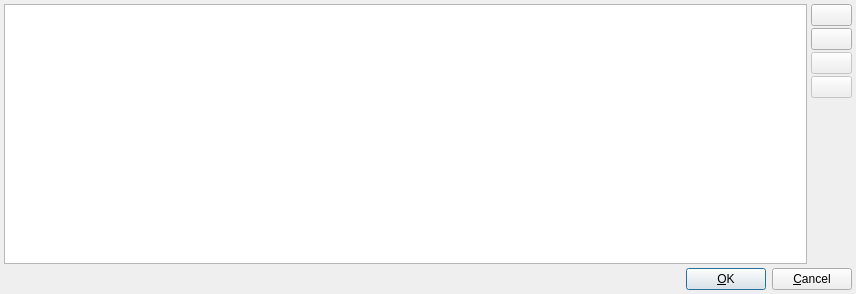
<?xml version="1.0" encoding="UTF-8"?>
<ui version="4.0" stdsetdef="1">
  <author></author>
  <comment>  Copyright 2017 Google Inc.
 Licensed under the Apache License, Version 2.0 (the &quot;License&quot;);
 you may not use this file except in compliance with the License.
 You may obtain a copy of the License at
 http://www.apache.org/licenses/LICENSE-2.0
 Unless required by applicable law or agreed to in writing, software
 distributed under the License is distributed on an &quot;AS IS&quot; BASIS,
 WITHOUT WARRANTIES OR CONDITIONS OF ANY KIND, either express or implied.
 See the License for the specific language governing permissions and
 limitations under the License.
</comment>
  <exportmacro></exportmacro>
  <class>PublisherBase</class>
  <widget class="QDialog" name="PublisherBase">
    <property name="geometry">
      <rect>
        <x>0</x>
        <y>0</y>
        <width>856</width>
        <height>294</height>
      </rect>
    </property>
    <property name="windowTitle">
      <string>Server Associations Manager</string>
    </property>
    <layout class="QGridLayout">
      <property name="margin">
        <number>4</number>
      </property>
      <property name="spacing">
        <number>4</number>
      </property>
      <item row="0" column="0">
        <widget class="QTableView" name="server_combination_table">
          <property name="showGrid">
            <bool>false</bool>
          </property>
          <column>
            <property name="text">
              <string>Nickname</string>
            </property>
            <property name="pixmap">
              <pixmap/>
            </property>
          </column>
          <column>
            <property name="text">
              <string>Stream URL</string>
            </property>
            <property name="pixmap">
              <pixmap/>
            </property>
          </column>
          <column>
            <property name="text">
              <string>CA cert</string>
            </property>
            <property name="pixmap">
              <pixmap/>
            </property>
          </column>
          <column>
            <property name="text">
              <string>Insecure SSL</string>
            </property>
            <property name="pixmap">
              <pixmap/>
            </property>
          </column>
        </widget>
      </item>
      <item row="1" column="0" rowspan="1" colspan="2">
        <layout class="QHBoxLayout">
          <item>
            <spacer name="spacer9">
              <property name="sizeHint">
                <size>
                  <width>298</width>
                  <height>21</height>
                </size>
              </property>
              <property name="sizeType">
                <enum>QSizePolicy::Expanding</enum>
              </property>
              <property name="orientation">
                <enum>Qt::Horizontal</enum>
              </property>
            </spacer>
          </item>
          <item>
            <widget class="QPushButton" name="ok_btn">
              <property name="text">
                <string>&amp;OK</string>
              </property>
              <property name="shortcut">
                <string>Alt+O</string>
              </property>
              <property name="default">
                <bool>true</bool>
              </property>
            </widget>
          </item>
          <item>
            <widget class="QPushButton" name="cancel_btn">
              <property name="text">
                <string>&amp;Cancel</string>
              </property>
              <property name="shortcut">
                <string>Alt+C</string>
              </property>
            </widget>
          </item>
        </layout>
      </item>
      <item row="0" column="1">
        <layout class="QVBoxLayout">
          <property name="margin">
            <number>0</number>
          </property>
          <property name="spacing">
            <number>2</number>
          </property>
          <item>
            <widget class="QPushButton" name="add_btn">
              <property name="text">
                <string/>
              </property>
              <property name="icon">
                <pixmap>filenew</pixmap>
              </property>
              <property name="shortcut">
                <string/>
              </property>
              <property name="toolTip" stdset="0">
                <string>Create a new Server Association</string>
              </property>
            </widget>
          </item>
          <item>
            <widget class="QPushButton" name="delete_btn">
              <property name="text">
                <string/>
              </property>
              <property name="icon">
                <pixmap>editdelete.png</pixmap>
              </property>
              <property name="shortcut">
                <string/>
              </property>
            </widget>
          </item>
          <item>
            <widget class="QPushButton" name="move_up_btn">
              <property name="enabled">
                <bool>false</bool>
              </property>
              <property name="text">
                <string/>
              </property>
              <property name="icon">
                <pixmap>up.png</pixmap>
              </property>
              <property name="toolTip" stdset="0">
                <string>Move Filter Up</string>
              </property>
            </widget>
          </item>
          <item>
            <widget class="QPushButton" name="move_down_btn">
              <property name="enabled">
                <bool>false</bool>
              </property>
              <property name="text">
                <string/>
              </property>
              <property name="icon">
                <pixmap>down.png</pixmap>
              </property>
              <property name="toolTip" stdset="0">
                <string>Move Filter Down</string>
              </property>
            </widget>
          </item>
          <item>
            <spacer name="spacer127">
              <property name="sizeHint">
                <size>
                  <width>41</width>
                  <height>40</height>
                </size>
              </property>
              <property name="sizeType">
                <enum>QSizePolicy::Expanding</enum>
              </property>
              <property name="orientation">
                <enum>Qt::Vertical</enum>
              </property>
            </spacer>
          </item>
        </layout>
      </item>
    </layout>
  </widget>
  <layoutdefault spacing="6" margin="11"/>
  <connections>
    <connection>
      <sender>cancel_btn</sender>
      <signal>clicked()</signal>
      <receiver>PublisherBase</receiver>
      <slot>reject()</slot>
    </connection>
    <connection>
      <sender>ok_btn</sender>
      <signal>clicked()</signal>
      <receiver>PublisherBase</receiver>
      <slot>accept()</slot>
    </connection>
    <connection>
      <sender>delete_btn</sender>
      <signal>clicked()</signal>
      <receiver>PublisherBase</receiver>
      <slot>DeleteCombination()</slot>
    </connection>
    <connection>
      <sender>add_btn</sender>
      <signal>clicked()</signal>
      <receiver>PublisherBase</receiver>
      <slot>AddCombination()</slot>
    </connection>
    <connection>
      <sender>move_up_btn</sender>
      <signal>clicked()</signal>
      <receiver>PublisherBase</receiver>
      <slot>MoveUp()</slot>
    </connection>
    <connection>
      <sender>move_down_btn</sender>
      <signal>clicked()</signal>
      <receiver>PublisherBase</receiver>
      <slot>MoveDown()</slot>
    </connection>
    <connection>
      <sender>server_combination_table</sender>
      <signal>currentChanged(int,int)</signal>
      <receiver>PublisherBase</receiver>
      <slot>CurrentChanged(int,int)</slot>
    </connection>
    <connection>
      <sender>server_combination_table</sender>
      <signal>doubleClicked(int,int,int,QPoint)</signal>
      <receiver>PublisherBase</receiver>
      <slot>EditCombination()</slot>
    </connection>
  </connections>
</ui>
